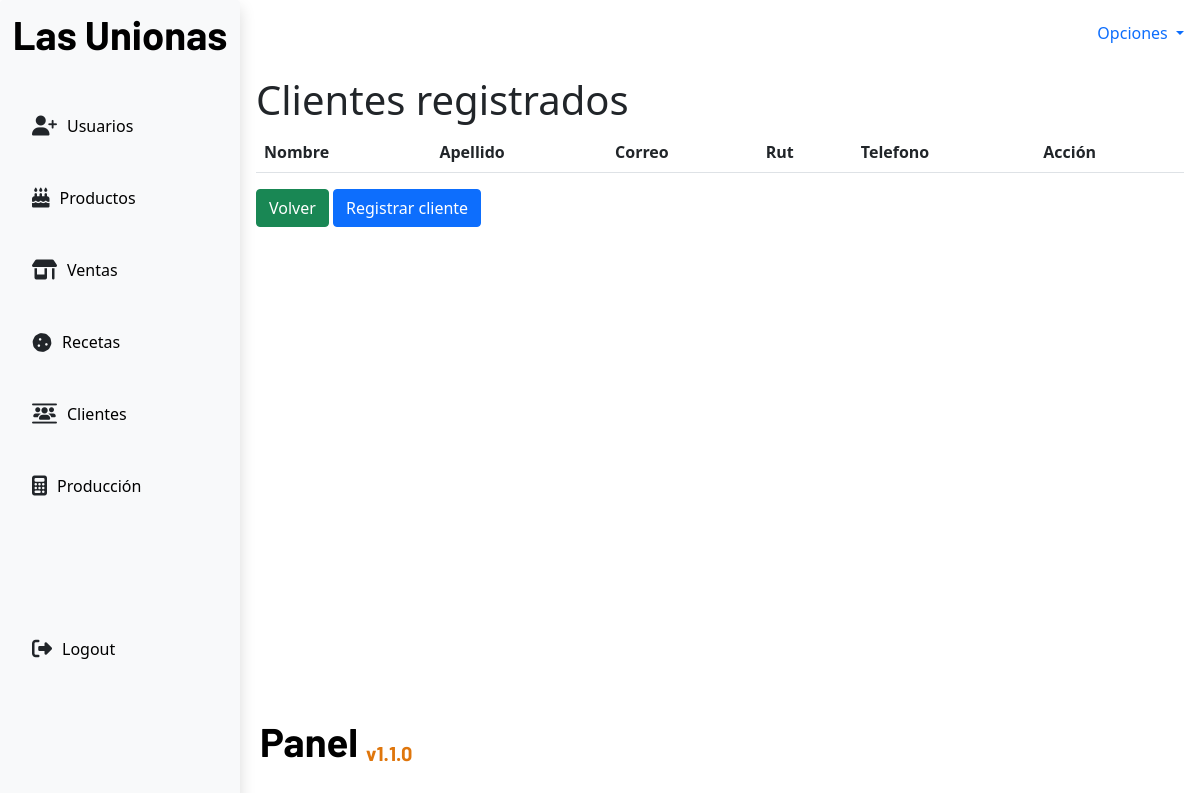
The app's page /clientContacts/, older data.
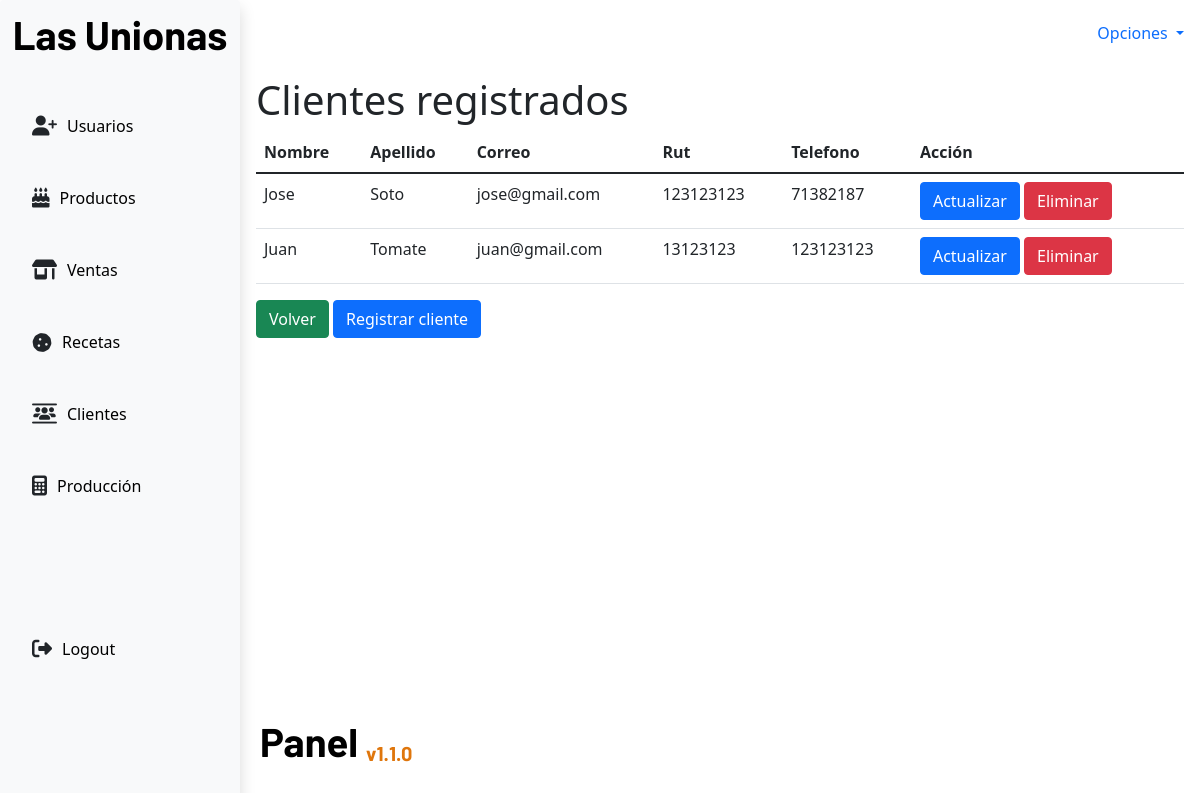
The same page, newer data.
### app/models.py (models this page shows, shortened)
class ClientContacts(models.Model):
    name = models.CharField(max_length=50,null=False)
    lastname = models.CharField(max_length=50,null=False)
    email = models.EmailField(max_length=100,null=False)
    rut = models.CharField(max_length=13,null=False)
    phone = models.CharField(max_length=15,null='N/A')

### app/views.py (the view)
# urls.py: path('clientContacts/',views.clientContacts,name='clientContacts'),
def clientContacts(request):
    if request.method == 'GET':
        clientsList = ClientContacts.objects.all()
        return render(request,'clientContacts/clientContactsTable.html',{
            'clients':clientsList
        })

### app/templates/clientContacts/clientContactsTable.html
{%extends 'base.html'%}
{% block content %}
<div>
    <h1>Clientes registrados</h1>
</div>
<div>
    <table class="table">
        <thead>
            <tr>
                <th>Nombre</th>
                <th>Apellido</th>
                <th>Correo</th>
                <th>Rut</th>
                <th>Telefono</th>
                <th>Acción</th>
            </tr>
        </thead>
        <tbody>
            {%for client in clients%}
            <tr>
                <td>{{client.name}}</td>
                <td>{{client.lastname}}</td>
                <td>{{client.email}}</td>
                <td>{{client.rut}}</td>
                <td>{{client.phone}}</td>
                <td>
                    <a class="btn btn-primary" href="{%url 'updateClientContacts' client.id%}">Actualizar</a>
                    <a class="btn btn-danger" href="{%url 'deleteClientContacts' client.id %}">Eliminar</a>
                </td>
            </tr>
            {%endfor%}
        </tbody>
    </table>
</div>
<div>
    <a class="btn btn-success" href="{%url 'home'%}">Volver</a>
    <a class="btn btn-primary" href="{%url 'createClientContacts'%}">Registrar cliente</a>
</div>
{% endblock content %}

Row changes from the older to the newer data that the page shows:
added ClientContacts: name "Jose", lastname "Soto", email "jose@gmail.com", rut "123123123", phone "71382187"
added ClientContacts: name "Juan", lastname "Tomate", email "juan@gmail.com", rut "13123123", phone "123123123"
